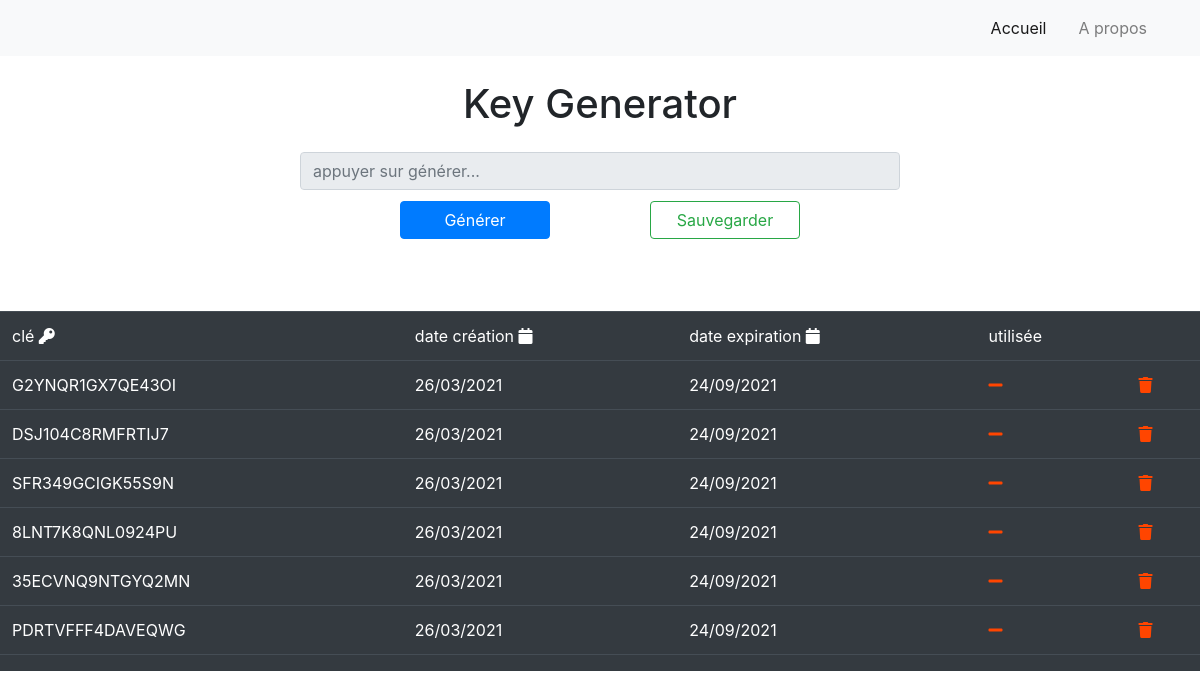
/keygen/, run on an earlier commit of the app's database.
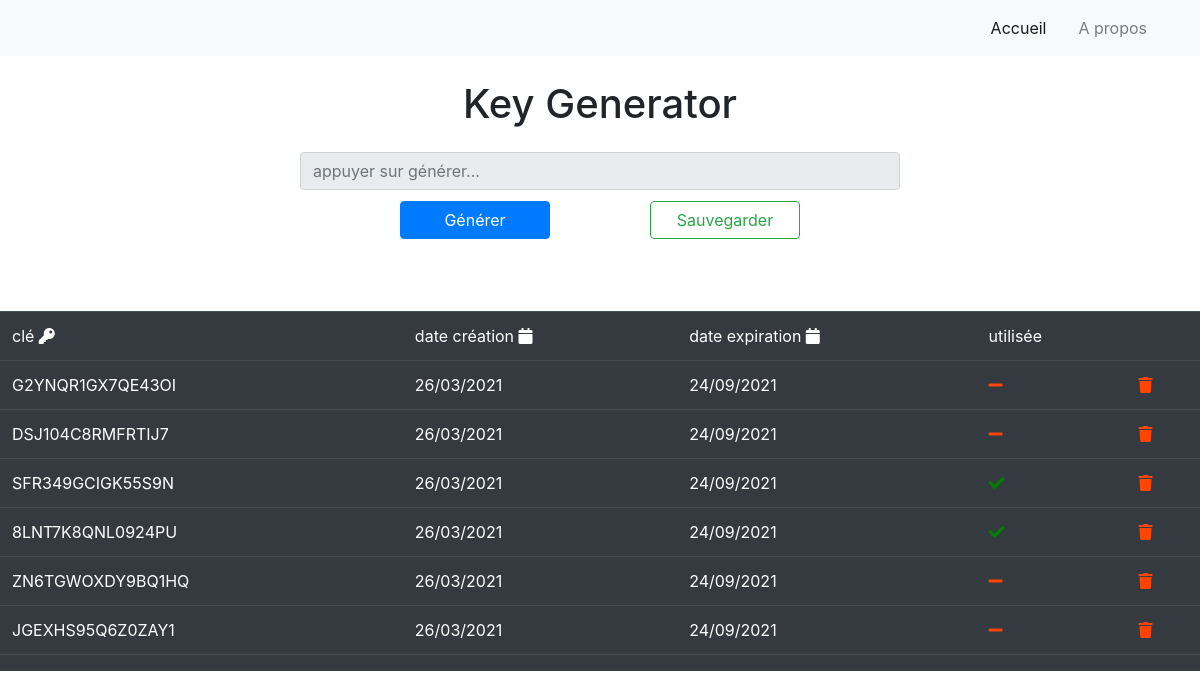
And on a later commit of the database.
### keygenApp/models.py (models this page shows, shortened)
class Key(models.Model) :
    key = models.CharField(max_length=20,primary_key=True)
    create_date = models.DateTimeField(auto_now=True)
    expire_date = models.DateTimeField()
    used = models.BooleanField(default=False)

### keygenApp/views.py (the view)
# urls.py: path('',views.index,name="index"),
def index(request):
    context = {}
    form = KeyForm(request.POST or None)
    context['form'] = form
    context["keys"] = Key.objects.all()
    return render(request,'generator.html',context)

### keygenApp/forms.py
class KeyForm(forms.ModelForm):
    class Meta :
        model = Key
        fields = ["key",]#"__all__"
        widgets = {
            'key': forms.TextInput( attrs={ 'class': 'form-control', 'id': 'key_field', 'placeholder': 'appuyer sur générer...', 'readonly':'readonly'} ),
        }

### keygenApp/templates/generator.html (shortened to what this page needs)
{% extends "base.html"%}
{% block content %}
<h1 style="margin-top: 2% ; " class="text-center">Key Generator</h1>
<div class="container" id="generator" style="margin-top: 2% ; width : 50% ;  ">
    <form id="save_form" enctype="multipart/form-data">
        <div class="row">
        {{ form.key }}
        </div>
        <div class="row" style="margin-top: 2% ;">
        <div class="col-sm-2"></div>
        <button id="generate" type="button" class="btn btn-primary col-sm-3" data-url="{% url 'keygenApp:generate' %}">Générer</button>
        <div class="col-sm-2"></div>
        <input id="save" type="submit" class="btn btn-outline-success col-sm-3" value="Sauvegarder">
        <div class="col-sm-2"></div>
        </div>
    </form>
</div>
{% include 'keys_table.html' %}
{% endblock %}

### keygenApp/templates/base.html (shortened to what this page needs)
<!doctype html>
{% load static %}
<html lang="en">
  <head>
    <link rel="stylesheet" href="https://stackpath.bootstrapcdn.com/bootstrap/4.5.2/css/bootstrap.min.css">
    <link rel="stylesheet" href="https://cdnjs.cloudflare.com/ajax/libs/font-awesome/5.15.3/css/all.min.css">
  </head>
  <body>
    {% include 'navbar.html' %}
    {% block content %}
    {% endblock %}
  </body>
</html>

### keygenApp/templates/navbar.html (shortened to what this page needs)
<nav class="navbar navbar-expand-lg navbar-light bg-light static-top">
  <div class="container">
    <div class="collapse navbar-collapse" id="navbarResponsive">
      <ul class="navbar-nav ml-auto">
        <li class="nav-item active">
          <a class="nav-link" href="/keygen">Accueil
              </a>
        </li>
        <li class="nav-item">
          <a class="nav-link" href="#"></a>
        </li>
        <li class="nav-item">
          <a class="nav-link" href="about">A propos</a>
        </li>
      </ul>
    </div>
  </div>
</nav>

### keygenApp/templates/keys_table.html (shortened to what this page needs)
<div id="table-div" class="table-responsive" style="max-height : 360px ; margin-top: 6% ;  ">
<table id="keys_table" class="table table-dark" >
    <thead class="thead-light">
        <tr>
            <td>clé   <i class="fa fa-key"></i></td>
            <td id="sort_date_create">date création  <i class="fa fa-calendar"></i></td>
            <td>date expiration  <i class="fa fa-calendar"></i></td>
            <td>utilisée</td>
            <td></td>
        </tr>
    </thead>
    <tbody id="keys_table_body">
        {% for data in keys %}
        <tr>
            <td id="key">{{data.key}}</td>
            <td id="create_date">{{data.create_date|date:"j/m/o"}}</td>
            <td id="expire_date">{{data.expire_date|date:"j/m/o"}}</td>
            {% if data.used %}
            <td id="used" ><a id="used" class="used_change" style="cursor: pointer ;"><i class="fa fa-check" style="color:green"></i></a></td>
            {% else %}
            <td id="used"><a id="unused" class="used_change" style="cursor: pointer ;"><i class="fa fa-minus" style="color: orangered"></i></a></td>
            {% endif %}
            <td id="delete"><a  class="delete_button" style=" color:orangered; cursor : pointer ; "><i class="fa fa-trash"></i></a></td>
        </tr>
        {% endfor %}
    </tbody>
</table>
</div>

What changed in the data, as far as the page shows it:
removed Key: key "35ECVNQ9NTGYQ2MN", create_date "26/03/2021", expire_date "24/09/2021", used False (drawn)
removed Key: key "PDRTVFFF4DAVEQWG", create_date "26/03/2021", expire_date "24/09/2021", used False (drawn)
changed Key "SFR349GCIGK55S9N": used False → True (drawn)
changed Key "8LNT7K8QNL0924PU": used False → True (drawn)
now on this page (row unchanged): Key: key "ZN6TGWOXDY9BQ1HQ", create_date "26/03/2021", expire_date "24/09/2021", used False (drawn)
now on this page (row unchanged): Key: key "JGEXHS95Q6Z0ZAY1", create_date "26/03/2021", expire_date "24/09/2021", used False (drawn)
